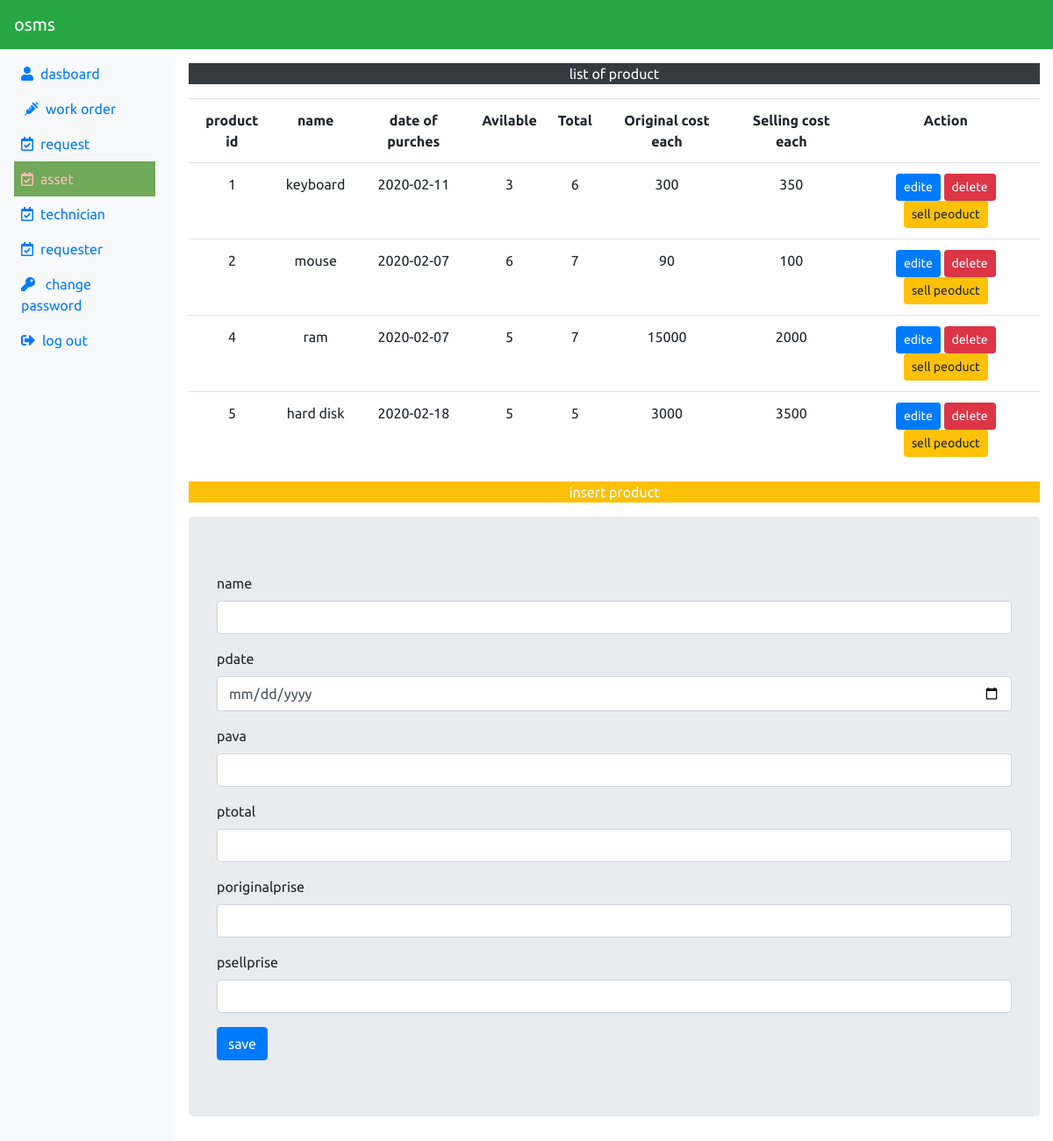
/admin/asset.php (signed in), run on the app's committed database.
### tables this page shows
CREATE TABLE `asset` (
  `id` int(100) NOT NULL,
  `pname` varchar(100) NOT NULL,
  `pdate` date NOT NULL,
  `pava` int(100) NOT NULL,
  `ptotal` int(100) NOT NULL,
  `poriginalprise` int(100) NOT NULL,
  `psellprise` int(100) NOT NULL
);

### admin/asset.php (the view, shortened to what this page needs)
<?php
include('include/adminHeader.php');
include('../dbconection.php');
    $edite_satus=false;
?>
  <div class="col-md-10">
   <p class="bg-dark text-white text-center mt-3">list of product</p>
   <table class="table table-responsive text-center">
      <tr>
         <th>product id</th>
         <th>name</th>
         <th>date of purches</th>
         <th>Avilable</th>
         <th>Total</th>
         <th>Original cost each </th>
         <th>Selling cost each</th>
         <th>Action</th>
      </tr>
     <?php
     $sql="SELECT * FROM asset";
     $res=mysqli_query($db,$sql);
    while ($result=mysqli_fetch_assoc($res)) {
     ?>
     <tr>
        <td><?php echo $result['id']; ?></td>
        <td><?php echo $result['pname']; ?></td>
        <td><?php echo $result['pdate']; ?></td>
        <td><?php echo $result['pava']; ?></td>
        <td><?php echo $result['ptotal']; ?></td>
        <td><?php echo $result['poriginalprise']; ?></td>
        <td><?php echo $result['psellprise']; ?></td>
        <td>
           <a href="asset.php?edite=<?php echo $result['id']; ?>" class="btn btn-sm btn-primary">edite</a>
           <a href="asset_process.php?delete=<?php echo $result['id']; ?>" class="btn btn-danger btn-sm">delete</a>
           <a href="asset_product_sell.php?id=<?php echo $result['id']; ?>" class="btn btn-warning btn-sm">sell peoduct</a>
        </td>
     </tr>
<?php }?>
   </table>
   <div>
      <p class="bg-warning text-center text-white">insert product</p>
   </div>
     <div class="jumbotron">
        <form method="post" action="asset_process.php">
           <div class="form-group">
              <label>name</label>
              <input type="text" name="pname" class="form-control" value="<?php if(isset($recored['pname'])) echo $recored['pname']; ?>" required>
           </div>
            <div class="form-group">
              <label>pdate</label>
              <input type="date" name="pdate" class="form-control" value="<?php if(isset($recored['pdate'])) echo $recored['pdate'] ;?>" required>
           </div>
            <div class="form-group">
              <label>pava</label>
              <input type="text" name="pava" class="form-control" value="<?php if(isset($recored['pava'])) echo $recored['pava']; ?>" required>
           </div>
            <div class="form-group">
              <label>ptotal</label>
              <input type="text" name="ptotal" class="form-control" value="<?php if(isset($recored['ptotal'])) echo $recored['ptotal']; ?>" required>
           </div>
             <div class="form-group">
              <label>poriginalprise</label>
              <input type="text" name="poriginalprise" class="form-control" value="<?php if(isset($recored['poriginalprise'])) echo $recored['poriginalprise']; ?>" required>
           </div>
            <div class="form-group">
              <label>psellprise</label>
              <input type="text" name="psellprise" class="form-control" value="<?php if(isset($recored['psellprise'])) echo $recored['psellprise']; ?>" required>
           </div>
            <?php if($edite_satus==false) { ?>
           <input type="submit" name="save" value="save" class="btn-primary btn">
        <?php } else { ?>
           <input type="submit" name="update" value="update" class=" btn-primary btn">
        <?php } ?>
        </form>
     </div>
</div>
<?php
include('include/adminFooter.php');
 ?>

### admin/include/adminHeader.php (shortened to what this page needs)
<!DOCTYPE html>
<html>
<head>
    <link rel="stylesheet" type="text/css" href="../css/bootstrap.min.css">
    <link rel="stylesheet" type="text/css" href="../css/all.min.css">
    <link rel="stylesheet" type="text/css" href="../css/custom.css">
</head>
<body>
<nav class="navbar navbar-light bg-success ">
  <a class="navbar-brand text-white" href="dasboard.php">osms</a>
</nav>
<div class="container-fluid">
	<div class="row ">
		<div class="col-sm-12 text-center col-md-2 text-md-left text-sm-center sidebar bg-light pl-3 sidebar-stiky mt-2 text-center">
			<ul class="navbar-nav flex-column  ">
				<li class="nav-item "><a href="dasboard.php" class="nav-link mr-2  pl-2 <?php if(PAGE=='dasboard'){echo 'act';} ?>"><i class="fas fa-user mr-2"></i>dasboard</a>
				</li>
					<li class="nav-item"><a href="workorder.php" class="nav-link mr-2 pl-2 <?php if(PAGE=='workorder'){echo 'act';} ?>"><i class="fas fa-syringe mr-2 ml-1"></i>work order</a>
				</li>
					<li class="nav-item"><a href="request.php" class="nav-link mr-2 pl-2 <?php if(PAGE=='request'){echo 'act';} ?>"><i class="far fa-calendar-check mr-2"></i>request</a>
				</li>
				<li class="nav-item"><a href="asset.php" class="nav-link mr-2 pl-2 <?php if(PAGE=='asset'){echo 'act';} ?>"><i class="far fa-calendar-check mr-2"></i>asset</a>
				</li>
				<li class="nav-item"><a href="technician.php" class="nav-link mr-2 pl-2 <?php if(PAGE=='technician'){echo 'act';} ?>"><i class="far fa-calendar-check mr-2"></i>technician</a>
				</li>
				<li class="nav-item"><a href="requester.php" class="nav-link mr-2 pl-2 <?php if(PAGE=='requester'){echo 'act';} ?>"><i class="far fa-calendar-check mr-2"></i>requester</a>
				</li>
					<li class="nav-item"><a href="changepassword.php" class="nav-link mr-2 pl-2 <?php if(PAGE=='changepassword'){echo 'act';} ?>"><i class="fas fa-key mr-2"></i> change password</a>
				</li>
					<li class="nav-item"><a href="logout.php" class="nav-link mr-2 pl-2 "><i class="fas fa-sign-out-alt mr-2"></i>log out</a>
				</li>
			</ul>
		</div>

### admin/include/adminFooter.php (shortened to what this page needs)
	</div>
</div>
</body>
</html>

### css/custom.css (style rules this page uses)
* { font-family: 'Ubuntu', sans-serif; }
.act { background-color:#71a95a; color: #ffbbb4; }

### data on the page
asset: id "1", pname "keyboard", pdate "2020-02-11", pava "3", ptotal "6", poriginalprise "300", psellprise "350"
asset: id "2", pname "mouse", pdate "2020-02-07", pava "6", ptotal "7", poriginalprise "90", psellprise "100"
asset: id "4", pname "ram", pdate "2020-02-07", pava "5", ptotal "7", poriginalprise "15000", psellprise "2000"
asset: id "5", pname "hard disk", pdate "2020-02-18", pava "5", ptotal "5", poriginalprise "3000", psellprise "3500"
